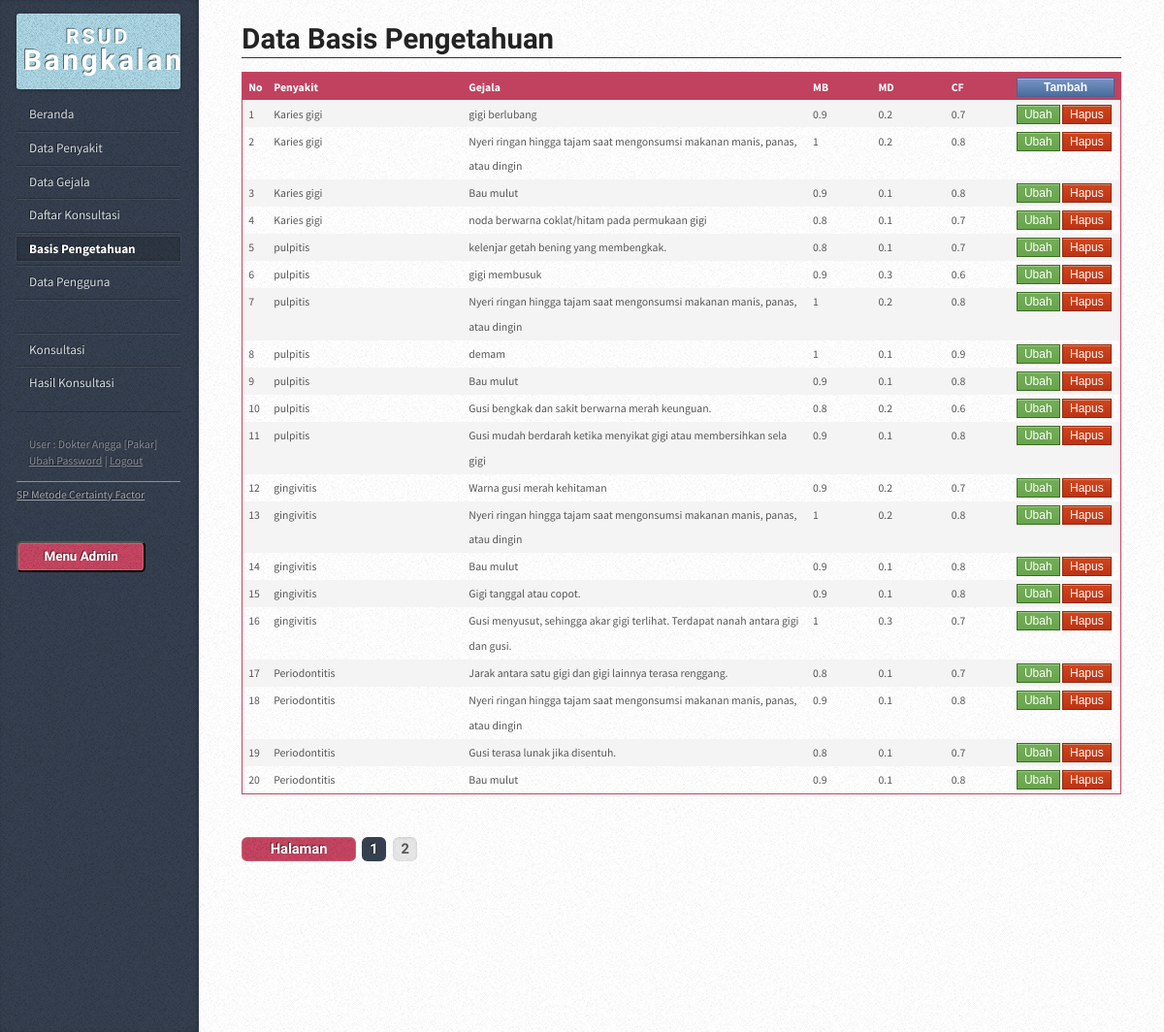
Page /?hal=basis (signed in) on the committed database.
### tables this page shows
CREATE TABLE `cf_pengetahuan` (
  `id_pengetahuan` int(11) NOT NULL,
  `id_penyakit` int(11) NOT NULL,
  `id_gejala` int(11) NOT NULL,
  `mb` double NOT NULL,
  `md` double NOT NULL,
  `cf` double NOT NULL
);

CREATE TABLE `cf_penyakit` (
  `id_penyakit` int(11) NOT NULL,
  `kd_penyakit` char(4) NOT NULL,
  `penyakit` varchar(100) NOT NULL,
  `informasi` text NOT NULL,
  `saran` text NOT NULL
);

CREATE TABLE `cf_gejala` (
  `id_gejala` int(11) NOT NULL,
  `kd_gejala` char(4) NOT NULL,
  `gejala` varchar(200) NOT NULL,
  `informasi` varchar(150) NOT NULL
);

CREATE TABLE `cf_pengguna` (
  `id_pengguna` int(11) NOT NULL,
  `nama` varchar(50) NOT NULL,
  `username` varchar(20) NOT NULL,
  `password` varchar(50) NOT NULL,
  `tipe` int(1) NOT NULL
);

### config/library.php (called while the page is built, shortened)
<?php
function antiinjec($data){
  $filter_sql = mysql_real_escape_string(stripslashes(strip_tags(htmlspecialchars($data,ENT_QUOTES))));
  return $filter_sql;
}
?>

### config/koneksi.php (called while the page is built, shortened)
<?php
function querydb($query)
{
	$result=mysql_query($query) or die ("gagal melakukan Query=$query");
	return $result;
}
?>

### data_basis.php (the view, shortened to what this page needs)
<article class="box post post-excerpt">
    <header>
        <h2><a href="#">Data Basis Pengetahuan </a></h2>
    </header>
    <table width="100%" class="default" border="1">
      <tr>
        <th width="2%">No</th>
        <th width="24%">Penyakit</th>
        <th width="43%">Gejala</th>
        <th width="8%">MB</th>
        <th width="9%">MD</th>
        <th width="8%">CF</th>
        <th width="6%"><a href="?hal=basis-input&act=tambah" class="btn_biru">Tambah</a></th>
      </tr>
      <?php
      $halaman=@$_GET['halaman'];
      $perhalaman=20;
      $query_part ="SELECT a.id_pengetahuan, a.id_penyakit, a.id_gejala, a.mb, a.md, a.cf, b.kd_penyakit, b.penyakit, c.kd_gejala, c.gejala
	  				FROM cf_pengetahuan as a, cf_penyakit as b, cf_gejala as c
                    WHERE a.id_penyakit=b.id_penyakit AND a.id_gejala=c.id_gejala AND (b.penyakit LIKE '%$txtcari%' OR c.gejala LIKE '%$txtcari%')";
      $hasil_part = querydb($query_part);
      $jmlhalaman_part = ceil(mysql_num_rows($hasil_part)/$perhalaman);
      if (!isset($halaman) || intval($halaman)==0)
      {
      $halaman=0;
      }
      else
      {
      $halaman=$halaman-1;
      }
      $halamannya = $halaman * $perhalaman;
      $nomor=$halamannya;
      $query="SELECT a.id_pengetahuan, a.id_penyakit, a.id_gejala, a.mb, a.md, a.cf, b.kd_penyakit, b.penyakit, c.kd_gejala, c.gejala
			  FROM cf_pengetahuan as a, cf_penyakit as b, cf_gejala as c
			  WHERE a.id_penyakit=b.id_penyakit AND a.id_gejala=c.id_gejala AND (b.penyakit LIKE '%$txtcari%' OR c.gejala LIKE '%$txtcari%')
			  ORDER BY b.id_penyakit ASC LIMIT $halamannya, $perhalaman" ;
      $hquery=querydb($query);
      while ($data_tbl=mysql_fetch_assoc($hquery)) {
      $nomor=$nomor+1;
      ?>
      <tr>
        <td><?php echo $nomor; ?></td>
        <td><?php echo $data_tbl['penyakit']; ?></td>
        <td><?php echo $data_tbl['gejala']; ?></td>
        <td><?php echo $data_tbl['mb']; ?></td>
        <td><?php echo $data_tbl['md']; ?></td>
        <td><?php echo $data_tbl['cf']; ?></td>
        <td>
        <a href="?hal=basis-input&act=ubah&id=<?php echo $data_tbl['id_pengetahuan']; ?>" class="btn_hijau">Ubah</a>
        <a href="#" class="btn_merah" onclick="konfirmasi<?php echo $data_tbl['id_pengetahuan']; ?>()">Hapus</a>
        </td>
      </tr>
      <?php } ?>
    </table>
</article>
<div class="pagination">
    <a href="#" class="button previous">Halaman</a>
    <div class="pages">
    <?php
        for($j=1;$j<($jmlhalaman_part+1);$j++)
        {
        ?>
        <a href="?hal=basis&halaman=<?php echo"$j"; ?>" title="Halaman : <?php echo"$j"; ?>" class="<?php if (($halaman+1)==$j) { echo"active"; } ?>"><?php echo"$j"; ?></a>
        <?php }
    ?>
    </div>
</div>

### index.php (shortened to what this page needs)
<?php
include "config/library.php";
include "config/koneksi.php";
$hal=antiinjec(@$_GET['hal']);
$ses_nama_pengguna=@$_SESSION['ses_nama_pengguna'];
if($ses_nama_pengguna=="")
{
	header("location:login.php");
} else {
	$queryadm="SELECT * FROM cf_pengguna WHERE username='$ses_nama_pengguna'";
	$hasiladm=querydb($queryadm);
	$dataadm=mysql_fetch_array($hasiladm);
	$tipen=0;
	if($dataadm['tipe']==1) { $tipe_pengguna="Pakar"; $tipen=1; }
	elseif($dataadm['tipe']==2) { $tipe_pengguna="Konsultan"; $tipen=2; }
?>
<!DOCTYPE HTML>
<html>
	<head>
		<link rel="stylesheet" href="assets/css/main.css" />
	</head>
	<body>
			<div id="content">
				<div class="inner">
					<?php
					if($hal=="penyakit") { include "data_penyakit.php"; }
					elseif($hal=="penyakit-input") { include "input_penyakit.php"; }
					elseif($hal=="gejala") { include "data_gejala.php"; }
					elseif($hal=="gejala-input") { include "input_gejala.php"; }
					elseif($hal=="basis") { include "data_basis.php"; }
					elseif($hal=="basis-input") { include "input_basis.php"; }
					elseif($hal=="pengguna") { include "data_pengguna.php"; }
					elseif($hal=="pengguna-input") { include "input_pengguna.php"; }
					elseif($hal=="konsultasi") { include "konsultasi.php"; }
					elseif($hal=="konsultasi-gejala") { include "konsultasi_gejala.php"; }
					elseif($hal=="konsultasi-hasil") { include "konsultasi_hasil.php"; }
					elseif($hal=="konsultasi-selesai") { include "konsultasi_selesai.php"; }
					elseif($hal=="konsultasi-list") { include "data_konsultasi.php"; }
					elseif($hal=="konsultasi-view") { include "data_konsultasi_view.php"; }
					elseif($hal=="ubah-password") { include "input_password.php"; }
					else{ include "home.php"; }
					?>
				</div>
			</div>
			<div id="sidebar">
					<h1 id="logo"><a href="#"><span style="font-size:0.73em">RSUD</span> Bangkalan</a></h1>
					<nav id="nav">
						<ul>
							<li <?php if($hal=="") { echo "class='current'"; } ?>><a href="./">Beranda</a></li>
							<?php if($tipen==1) { ?>
							<li <?php if($hal=="penyakit" || $hal=="penyakit-input") { echo "class='current'"; } ?>><a href="?hal=penyakit">Data Penyakit</a></li>
							<li <?php if($hal=="gejala" || $hal=="gejala-input") { echo "class='current'"; } ?>><a href="?hal=gejala">Data Gejala</a></li>
                            <li <?php if($hal=="konsultasi-list" || $hal=="konsultasi-view") { echo "class='current'"; } ?>><a href="?hal=konsultasi-list">Daftar Konsultasi</a></li>
                            <li <?php if($hal=="basis" || $hal=="basis-input") { echo "class='current'"; } ?>><a href="?hal=basis">Basis Pengetahuan</a></li>
                            <li <?php if($hal=="pengguna" || $hal=="pengguna-input") { echo "class='current'"; } ?>><a href="?hal=pengguna">Data Pengguna</a></li>
                            <li><a>&nbsp;</a></li>
							<?php } ?>
                            <li <?php if($hal=="konsultasi" || $hal=="konsultasi-gejala") { echo "class='current'"; } ?>><a href="?hal=konsultasi">Konsultasi</a></li>
							<li <?php if($hal=="konsultasi-hasil") { echo "class='current'"; } ?>><a href="?hal=konsultasi-hasil">Hasil Konsultasi</a></li>
						</ul>
					</nav>
                	<div id="copyright">
                    	<p>
                        	User : <?php echo $dataadm['nama']; ?> [<?php echo $tipe_pengguna; ?>]<br>
                            <a href="?hal=ubah-password">Ubah Password</a> | <a href="logout.php">Logout</a><br>
                            <div style="border-bottom:1px solid #2dafff;"></div>
                            <a href="http://aplikasi-sistem-pakar-metode-certainty-factor.htm" target="_blank">SP Metode Certainty Factor</a><br>
                        </p>
                    </div>
                    <ul class="nav navbar-nav navbar-right">
            				<a href="login.php" target="_blank"><button type="button" class="btn btn-default navbar-btn">Menu Admin</button></a>
    					</ul>
			</div>
	</body>
</html>
<?php closedb(); } ?>

### rows in the picture
cf_pengetahuan: id_penyakit.penyakit "Karies gigi", id_gejala.gejala "gigi berlubang", mb "0.9", md "0.2", cf "0.7"
cf_pengetahuan: id_penyakit.penyakit "Karies gigi", id_gejala.gejala "Nyeri ringan hingga tajam saat mengonsumsi makanan manis, panas, atau dingin", mb "1", md "0.2", cf "0.8"
cf_pengetahuan: id_penyakit.penyakit "Karies gigi", id_gejala.gejala "Bau mulut", mb "0.9", md "0.1", cf "0.8"
cf_pengetahuan: id_penyakit.penyakit "Karies gigi", id_gejala.gejala "noda berwarna coklat/hitam pada permukaan gigi", mb "0.8", md "0.1", cf "0.7"
cf_pengetahuan: id_penyakit.penyakit "pulpitis", id_gejala.gejala "kelenjar getah bening yang membengkak.", mb "0.8", md "0.1", cf "0.7"
cf_pengetahuan: id_penyakit.penyakit "pulpitis", id_gejala.gejala "gigi membusuk", mb "0.9", md "0.3", cf "0.6"
cf_pengetahuan: id_penyakit.penyakit "pulpitis", id_gejala.gejala "Nyeri ringan hingga tajam saat mengonsumsi makanan manis, panas, atau dingin", mb "1", md "0.2", cf "0.8"
cf_pengetahuan: id_penyakit.penyakit "pulpitis", id_gejala.gejala "demam", mb "1", md "0.1", cf "0.9"
cf_pengetahuan: id_penyakit.penyakit "pulpitis", id_gejala.gejala "Bau mulut", mb "0.9", md "0.1", cf "0.8"
cf_pengetahuan: id_penyakit.penyakit "pulpitis", id_gejala.gejala "Gusi bengkak dan sakit berwarna merah keunguan.", mb "0.8", md "0.2", cf "0.6"
cf_pengetahuan: id_penyakit.penyakit "pulpitis", id_gejala.gejala "Gusi mudah berdarah ketika menyikat gigi atau membersihkan sela gigi", mb "0.9", md "0.1", cf "0.8"
cf_pengetahuan: id_penyakit.penyakit "gingivitis", id_gejala.gejala "Warna gusi merah kehitaman", mb "0.9", md "0.2", cf "0.7"
cf_pengetahuan: id_penyakit.penyakit "gingivitis", id_gejala.gejala "Nyeri ringan hingga tajam saat mengonsumsi makanan manis, panas, atau dingin", mb "1", md "0.2", cf "0.8"
cf_pengetahuan: id_penyakit.penyakit "gingivitis", id_gejala.gejala "Bau mulut", mb "0.9", md "0.1", cf "0.8"
cf_pengetahuan: id_penyakit.penyakit "gingivitis", id_gejala.gejala "Gigi tanggal atau copot.", mb "0.9", md "0.1", cf "0.8"
cf_pengetahuan: id_penyakit.penyakit "gingivitis", id_gejala.gejala "Gusi menyusut, sehingga akar gigi terlihat. Terdapat nanah antara gigi dan gusi.", mb "1", md "0.3", cf "0.7"
cf_pengetahuan: id_penyakit.penyakit "Periodontitis", id_gejala.gejala "Jarak antara satu gigi dan gigi lainnya terasa renggang.", mb "0.8", md "0.1", cf "0.7"
cf_pengetahuan: id_penyakit.penyakit "Periodontitis", id_gejala.gejala "Nyeri ringan hingga tajam saat mengonsumsi makanan manis, panas, atau dingin", mb "0.9", md "0.1", cf "0.8"
cf_pengetahuan: id_penyakit.penyakit "Periodontitis", id_gejala.gejala "Gusi terasa lunak jika disentuh.", mb "0.8", md "0.1", cf "0.7"
cf_pengetahuan: id_penyakit.penyakit "Periodontitis", id_gejala.gejala "Bau mulut", mb "0.9", md "0.1", cf "0.8"
cf_pengguna: nama "Dokter Angga", tipe "Pakar"
